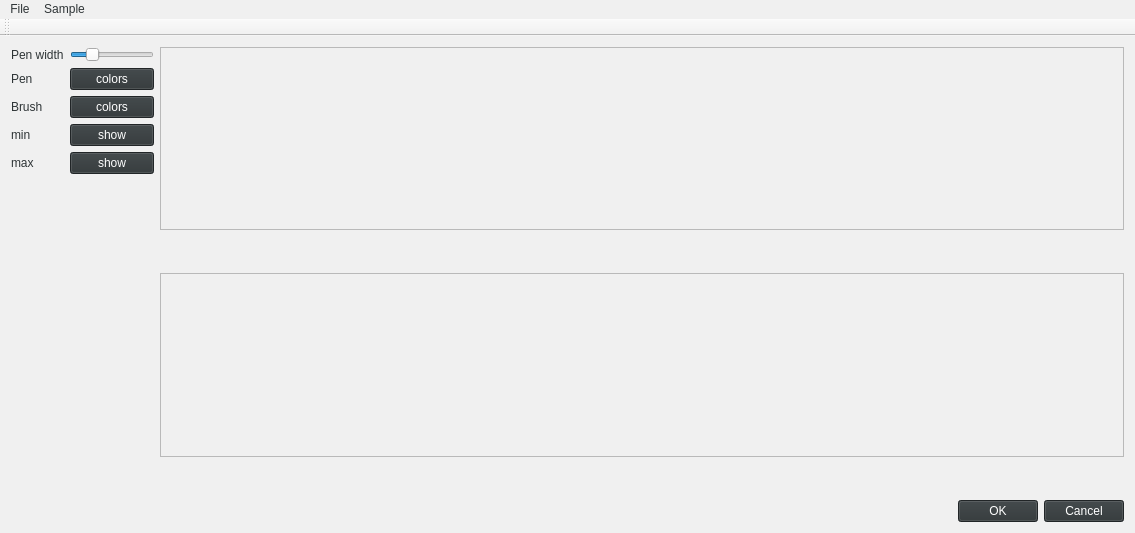
<?xml version="1.0" encoding="UTF-8"?>
<ui version="4.0">
 <class>MainWindow</class>
 <widget class="QMainWindow" name="MainWindow">
  <property name="geometry">
   <rect>
    <x>0</x>
    <y>0</y>
    <width>1135</width>
    <height>533</height>
   </rect>
  </property>
  <property name="windowTitle">
   <string>MainWindow</string>
  </property>
  <property name="styleSheet">
   <string notr="true">background-color: rgb(240, 240, 240);
color: rgb(46, 52, 54);;</string>
  </property>
  <widget class="QWidget" name="centralWidget">
   <layout class="QFormLayout" name="formLayout_2">
    <item row="0" column="1">
     <widget class="QGraphicsView" name="graphicsView"/>
    </item>
    <item row="1" column="0">
     <layout class="QHBoxLayout" name="horizontalLayout_3"/>
    </item>
    <item row="1" column="1">
     <spacer name="verticalSpacer_2">
      <property name="orientation">
       <enum>Qt::Vertical</enum>
      </property>
      <property name="sizeHint" stdset="0">
       <size>
        <width>20</width>
        <height>40</height>
       </size>
      </property>
     </spacer>
    </item>
    <item row="2" column="1">
     <widget class="QTableWidget" name="tableWidget">
      <attribute name="horizontalHeaderCascadingSectionResizes">
       <bool>false</bool>
      </attribute>
     </widget>
    </item>
    <item row="3" column="1">
     <spacer name="verticalSpacer">
      <property name="orientation">
       <enum>Qt::Vertical</enum>
      </property>
      <property name="sizeHint" stdset="0">
       <size>
        <width>20</width>
        <height>40</height>
       </size>
      </property>
     </spacer>
    </item>
    <item row="4" column="1">
     <layout class="QHBoxLayout" name="horizontalLayout">
      <item>
       <spacer name="horizontalSpacer">
        <property name="orientation">
         <enum>Qt::Horizontal</enum>
        </property>
        <property name="sizeHint" stdset="0">
         <size>
          <width>40</width>
          <height>20</height>
         </size>
        </property>
       </spacer>
      </item>
      <item>
       <widget class="QPushButton" name="pushButton">
        <property name="styleSheet">
         <string notr="true">border-color: rgb(46, 52, 54);
color: rgb(255, 255, 255);
background-color: rgb(46, 52, 54);
alternate-background-color: rgb(136, 138, 133);</string>
        </property>
        <property name="text">
         <string>OK</string>
        </property>
       </widget>
      </item>
      <item>
       <widget class="QPushButton" name="pushButton_2">
        <property name="styleSheet">
         <string notr="true">border-color: rgb(46, 52, 54);
color: rgb(255, 255, 255);
background-color: rgb(46, 52, 54);
alternate-background-color: rgb(136, 138, 133);</string>
        </property>
        <property name="text">
         <string>Cancel</string>
        </property>
       </widget>
      </item>
     </layout>
    </item>
    <item row="0" column="0">
     <layout class="QFormLayout" name="formLayout">
      <item row="0" column="0">
       <widget class="QLabel" name="label_4">
        <property name="styleSheet">
         <string notr="true">color: rgb(46, 52, 54);;</string>
        </property>
        <property name="text">
         <string>Pen width</string>
        </property>
       </widget>
      </item>
      <item row="2" column="0">
       <widget class="QLabel" name="label_5">
        <property name="styleSheet">
         <string notr="true">color: rgb(46, 52, 54);;</string>
        </property>
        <property name="text">
         <string>Pen</string>
        </property>
       </widget>
      </item>
      <item row="2" column="1">
       <widget class="QPushButton" name="pushButton_4">
        <property name="styleSheet">
         <string notr="true">border-color: rgb(46, 52, 54);
color: rgb(255, 255, 255);
background-color: rgb(46, 52, 54);
alternate-background-color: rgb(136, 138, 133);</string>
        </property>
        <property name="text">
         <string>colors</string>
        </property>
       </widget>
      </item>
      <item row="3" column="0">
       <widget class="QLabel" name="label_6">
        <property name="styleSheet">
         <string notr="true">color: rgb(46, 52, 54);;</string>
        </property>
        <property name="text">
         <string>Brush</string>
        </property>
       </widget>
      </item>
      <item row="3" column="1">
       <widget class="QPushButton" name="pushButton_5">
        <property name="styleSheet">
         <string notr="true">border-color: rgb(46, 52, 54);
color: rgb(255, 255, 255);
background-color: rgb(46, 52, 54);
alternate-background-color: rgb(136, 138, 133);</string>
        </property>
        <property name="text">
         <string>colors</string>
        </property>
       </widget>
      </item>
      <item row="4" column="0">
       <widget class="QLabel" name="label_7">
        <property name="styleSheet">
         <string notr="true">color: rgb(46, 52, 54);;</string>
        </property>
        <property name="text">
         <string>min</string>
        </property>
       </widget>
      </item>
      <item row="4" column="1">
       <widget class="QPushButton" name="pushButton_3">
        <property name="styleSheet">
         <string notr="true">border-color: rgb(46, 52, 54);
color: rgb(255, 255, 255);
background-color: rgb(46, 52, 54);
alternate-background-color: rgb(136, 138, 133);</string>
        </property>
        <property name="text">
         <string>show</string>
        </property>
       </widget>
      </item>
      <item row="5" column="0">
       <widget class="QLabel" name="label_8">
        <property name="styleSheet">
         <string notr="true">color: rgb(46, 52, 54);;</string>
        </property>
        <property name="text">
         <string>max</string>
        </property>
       </widget>
      </item>
      <item row="5" column="1">
       <widget class="QPushButton" name="pushButton_6">
        <property name="styleSheet">
         <string notr="true">border-color: rgb(46, 52, 54);
color: rgb(255, 255, 255);
background-color: rgb(46, 52, 54);
alternate-background-color: rgb(136, 138, 133);</string>
        </property>
        <property name="text">
         <string>show</string>
        </property>
       </widget>
      </item>
      <item row="0" column="1">
       <widget class="QSlider" name="horizontalSlider">
        <property name="minimum">
         <number>1</number>
        </property>
        <property name="maximum">
         <number>10</number>
        </property>
        <property name="value">
         <number>3</number>
        </property>
        <property name="orientation">
         <enum>Qt::Horizontal</enum>
        </property>
       </widget>
      </item>
     </layout>
    </item>
   </layout>
  </widget>
  <widget class="QToolBar" name="mainToolBar">
   <attribute name="toolBarArea">
    <enum>TopToolBarArea</enum>
   </attribute>
   <attribute name="toolBarBreak">
    <bool>false</bool>
   </attribute>
  </widget>
  <widget class="QMenuBar" name="menuBar">
   <property name="geometry">
    <rect>
     <x>0</x>
     <y>0</y>
     <width>1135</width>
     <height>34</height>
    </rect>
   </property>
   <widget class="QMenu" name="menuFile">
    <property name="title">
     <string>File</string>
    </property>
    <addaction name="actionOpen"/>
    <addaction name="actionSave_as"/>
    <addaction name="actionSave"/>
    <addaction name="actionClose"/>
   </widget>
   <widget class="QMenu" name="menuSample">
    <property name="title">
     <string>Sample</string>
    </property>
    <addaction name="actionGeneration"/>
    <addaction name="actionMake_points"/>
   </widget>
   <addaction name="menuFile"/>
   <addaction name="menuSample"/>
  </widget>
  <action name="actionOpen">
   <property name="text">
    <string>Open</string>
   </property>
  </action>
  <action name="actionSave">
   <property name="text">
    <string>Save</string>
   </property>
  </action>
  <action name="actionSave_as">
   <property name="text">
    <string>Save as</string>
   </property>
  </action>
  <action name="actionClose">
   <property name="text">
    <string>Close</string>
   </property>
  </action>
  <action name="actionGeneration">
   <property name="text">
    <string>Generation</string>
   </property>
  </action>
  <action name="actionMake_points">
   <property name="text">
    <string>Translate to points
</string>
   </property>
  </action>
 </widget>
 <layoutdefault spacing="6" margin="11"/>
 <resources/>
 <connections/>
</ui>
